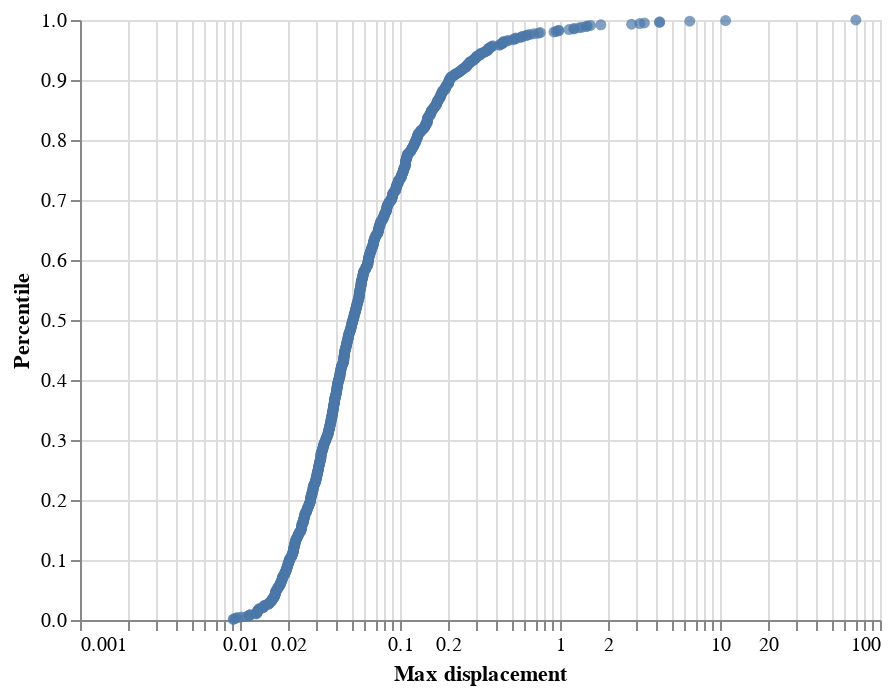

Notebook cell for this chart:
### Code cell
alt.Chart(df.reset_index()).mark_circle().encode(
    x=alt.X('Max displacement:Q', scale=alt.Scale(type='log')),
    y='Percentile:Q',
    tooltip='index:N')

### Figure 1 — Vega-Lite specification as saved in the notebook (floating-point values rounded to 4 significant figures; data arrays with more than 128 entries replaced by an {"elided": "..."} marker saying what was removed)
{"config": {"view": {"continuousWidth": 400, "continuousHeight": 300}}, "data": {"name": "data-2a2f98e5479df6096e3189239bddd989"}, "mark": "circle", "encoding": {"tooltip": {"type": "nominal", "field": "index"}, "x": {"type": "quantitative", "field": "Max displacement", "scale": {"type": "log"}}, "y": {"type": "quantitative", "field": "Percentile"}}, "$schema": "https://vega.github.io/schema/vega-lite/v4.8.1.json", "datasets": {"data-2a2f98e5479df6096e3189239bddd989": {"elided": "1000 records"}}}
